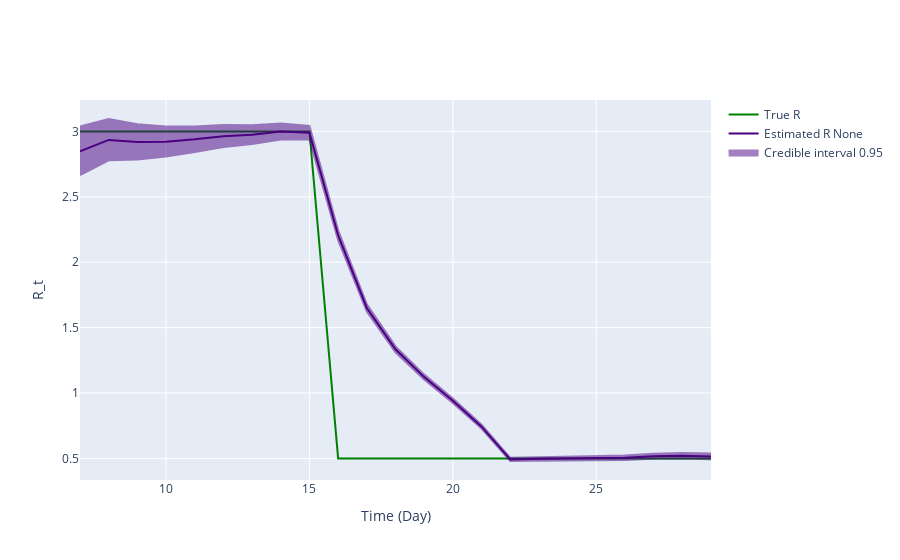

This figure's notebook cell:
### Code cell
fig = ReproductionNumberPlot()

fig.add_ground_truth_rt(ground_truth)
fig.add_interval_rt(interval)

fig.update_labels(time_label='Time (Day)', r_label='R_t')

fig.show_figure()

### Figure 1 — Plotly figure (JSON) as saved in the notebook; plotly's stock layout.template omitted (floating-point values rounded to 4 significant figures)
{"data": [{"line": {"color": "green"}, "mode": "lines", "name": "True R", "type": "scatter", "x": [7, 8, 9, 10, 11, 12, 13, 14, 15, 16, 17, 18, 19, 20, 21, 22, 23, 24, 25, 26, 27, 28, 29], "y": [3, 3, 3, 3, 3, 3, 3, 3, 3, 0.5, 0.5, 0.5, 0.5, 0.5, 0.5, 0.5, 0.5, 0.5, 0.5, 0.5, 0.5, 0.5, 0.5]}, {"line": {"color": "indigo"}, "mode": "lines", "name": "Estimated R None", "type": "scatter", "x": [7, 8, 9, 10, 11, 12, 13, 14, 15, 16, 17, 18, 19, 20, 21, 22, 23, 24, 25, 26, 27, 28, 29], "y": [2.848, 2.935, 2.919, 2.922, 2.939, 2.964, 2.975, 3.0, 2.991, 2.206, 1.65, 1.334, 1.122, 0.9406, 0.7429, 0.4925, 0.497, 0.5001, 0.5009, 0.5049, 0.5165, 0.5205, 0.5149]}, {"fill": "toself", "fillcolor": "indigo", "line": {"color": "indigo"}, "mode": "lines", "name": "Credible interval 0.95", "opacity": 0.5, "showlegend": true, "type": "scatter", "x": [7, 8, 9, 10, 11, 12, 13, 14, 15, 16, 17, 18, 19, 20, 21, 22, 23, 24, 25, 26, 27, 28, 29, 29, 28, 27, 26, 25, 24, 23, 22, 21, 20, 19, 18, 17, 16, 15, 14, 13, 12, 11, 10, 9, 8, 7], "y": [3.037, 3.095, 3.055, 3.038, 3.039, 3.049, 3.047, 3.061, 3.043, 2.244, 1.678, 1.356, 1.141, 0.9576, 0.7577, 0.5047, 0.5098, 0.514, 0.5162, 0.5218, 0.5352, 0.541, 0.5372, 0.493, 0.5003, 0.4981, 0.4883, 0.4859, 0.4865, 0.4844, 0.4805, 0.7282, 0.9238, 1.103, 1.312, 1.623, 2.169, 2.939, 2.939, 2.904, 2.88, 2.842, 2.808, 2.785, 2.779, 2.666]}], "layout": {"hovermode": "x unified", "xaxis": {"title": {"text": "Time (Day)"}}, "yaxis": {"title": {"text": "R_t"}}}}
